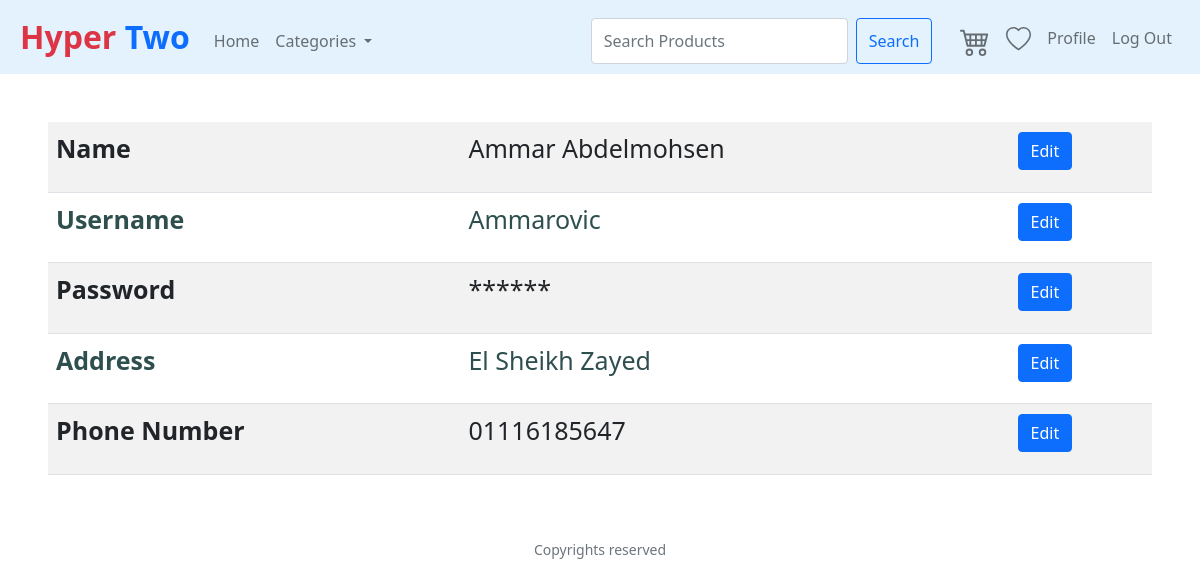
The page /edituserinfo (signed in) on the database its author committed.
### tables this page shows
CREATE TABLE Customer (CustomerID INTEGER PRIMARY KEY AUTOINCREMENT UNIQUE NOT NULL, Username VARCHAR (300) NOT NULL UNIQUE, Password VARCHAR (300) NOT NULL, FirstName VARCHAR (300) NOT NULL, LastName VARCHAR (300) NOT NULL, Address VARCHAR (500), PhoneNumber VARCHAR (20), RegisterationCode VARCHAR (30) UNIQUE, CodeShares INT, PromoCode VARCHAR (300), VoucherValue INT);

### application.py (the view)
@app.route("/edituserinfo", methods=["GET", "POST"])
@login_required
def edituserinfo():
    categories=GetCategories()
    rows = db.execute("SELECT * FROM Customer WHERE CustomerID = :id",
                         id=session["user_id"])
    if request.method == "POST":
        if not request.form.get("password"):
            return apology("Please Enter your password", 403)
        if len(rows) != 1 or not check_password_hash(rows[0]["Password"], request.form.get("password")):
            return apology("Wrong password", 403)
        if request.form.get("uname"):
            query = db.execute("SELECT * from Customer WHERE Username= :username", username=request.form.get("uname"))
            if len(query) != 0:
                return apology("Username Already Exists", 403)
            query = db.execute("UPDATE Customer SET Username= :username WHERE CustomerID= :id",username=request.form.get("uname"), id=session["user_id"])
            return redirect("/edituserinfo")
        if request.form.get("fname") and request.form.get("lname"):
            query = db.execute("UPDATE Customer SET FirstName = :fname, LastName = :lname WHERE CustomerID= :id",fname=request.form.get("fname"),lname=request.form.get("lname"), id=session["user_id"])
            return redirect("/edituserinfo")
        if request.form.get("newpassword") and request.form.get("confirmpassword"):
            if not (request.form.get("newpassword")==request.form.get("confirmpassword")):
                return apology("password doesn't match")
            password = request.form.get("newpassword")
            hashed = generate_password_hash(password, method='sha256', salt_length=8)
            query = db.execute("UPDATE Customer SET Password= :password WHERE CustomerID= :id",password=hashed, id=session["user_id"])
            return redirect("/edituserinfo")
        if request.form.get("address"):
            query = db.execute("UPDATE Customer SET Address = :address WHERE CustomerID= :id",address=request.form.get("address"), id=session["user_id"])
            return redirect("/edituserinfo")
        if request.form.get("phone"):
            if not request.form.get("phone").isnumeric():
                return apology("Phone Number is not valid")
            query = db.execute("UPDATE Customer SET PhoneNumber = :phone WHERE CustomerID= :id",phone=request.form.get("phone"), id=session["user_id"])
            return redirect("/edituserinfo")
        return apology("Please fill the whole form")
    else:
        return render_template("edituserinfo.html", categories=categories, row=rows[0])

### application.py (called while the page is built)
@app.after_request
def after_request(response):
    response.headers["Cache-Control"] = "no-cache, no-store, must-revalidate"
    response.headers["Expires"] = 0
    response.headers["Pragma"] = "no-cache"
    return response

def GetCategories():
    categories=db.execute("Select * from Categories")
    return categories

### helpers.py (called while the page is built)
def login_required(f):
    @wraps(f)
    def decorated_function(*args, **kwargs):
        if session.get("user_id") is None:
            return redirect("/login")
        return f(*args, **kwargs)
    return decorated_function

### templates/edituserinfo.html (shortened to what this page needs)
{% extends "layout.html" %}
{% block main %}
<table class = "table table-striped">
    <tr>
        <td> <p style="font-weight: bold;">Name</p> </td>
        <td> {{row.FirstName}} {{row.LastName}} </td>
        <td> <button class="btn btn-primary" type="button" data-bs-toggle="collapse" data-bs-target="#editname" aria-expanded="false" aria-controls="editname" onclick=collapsetherest("editname")>Edit</button> </td>
    </tr>
    <tr>
        <td> <p style="font-weight: bold;">Username</p> </td>
        <td> {{row.Username}} </td>
        <td> <button class="btn btn-primary" type="button" data-bs-toggle="collapse" data-bs-target="#username" aria-expanded="false" aria-controls="username" onclick=collapsetherest("username")>Edit</button> </td>
    </tr>
    <tr>
        <td> <p style="font-weight: bold;">Password</p> </td>
        <td> ****** </td>
        <td> <button class="btn btn-primary" type="button" data-bs-toggle="collapse" data-bs-target="#password" aria-expanded="false" aria-controls="password" onclick=collapsetherest("password")>Edit</button> </td>
    </tr>
    <tr>
        <td> <p style="font-weight: bold;">Address</p> </td>
        <td> {{row.Address}} </td>
        <td> <button class="btn btn-primary" type="button" data-bs-toggle="collapse" data-bs-target="#address" aria-expanded="false" aria-controls="address" onclick=collapsetherest("address")>Edit</button> </td>
    </tr>
    <tr>
        <td> <p style="font-weight: bold;">Phone Number</p> </td>
        <td> {{row.PhoneNumber}} </td>
        <td> <button class="btn btn-primary" type="button" data-bs-toggle="collapse" data-bs-target="#phone" aria-expanded="false" aria-controls="phone" onclick=collapsetherest("phone")>Edit</button> </td>
    </tr>
 </table>
{% endblock %}

### static/styles.css (style rules this page uses)
body { perspective: 1000px; transform-style: preserve-3d; }
main button { background-color: #537fbe; text-align: left; }

### rows shown on the page
Customer: FirstName "Ammar", LastName "Abdelmohsen", Username "Ammarovic", Address "El Sheikh Zayed", PhoneNumber "01116185647"
